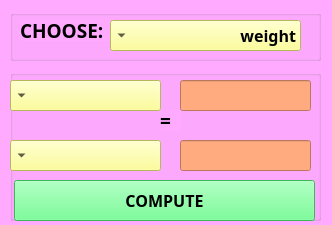
<?xml version="1.0" encoding="UTF-8"?>
<ui version="4.0">
 <class>mainWindow</class>
 <widget class="QMainWindow" name="mainWindow">
  <property name="geometry">
   <rect>
    <x>0</x>
    <y>0</y>
    <width>332</width>
    <height>225</height>
   </rect>
  </property>
  <property name="minimumSize">
   <size>
    <width>332</width>
    <height>225</height>
   </size>
  </property>
  <property name="maximumSize">
   <size>
    <width>332</width>
    <height>225</height>
   </size>
  </property>
  <property name="windowTitle">
   <string>Unit Converter</string>
  </property>
  <property name="styleSheet">
   <string notr="true">background-color : rgb(255, 170, 255)</string>
  </property>
  <widget class="QWidget" name="centralwidget">
   <widget class="QGroupBox" name="groupBox">
    <property name="geometry">
     <rect>
      <x>10</x>
      <y>10</y>
      <width>311</width>
      <height>51</height>
     </rect>
    </property>
    <property name="title">
     <string/>
    </property>
    <widget class="QLabel" name="label">
     <property name="geometry">
      <rect>
       <x>10</x>
       <y>10</y>
       <width>91</width>
       <height>21</height>
      </rect>
     </property>
     <property name="font">
      <font>
       <family>Yekan Bakh FaNum</family>
       <pointsize>14</pointsize>
       <bold>true</bold>
      </font>
     </property>
     <property name="text">
      <string>CHOOSE: </string>
     </property>
    </widget>
    <widget class="QComboBox" name="combo_units">
     <property name="geometry">
      <rect>
       <x>100</x>
       <y>10</y>
       <width>191</width>
       <height>31</height>
      </rect>
     </property>
     <property name="font">
      <font>
       <family>Yekan Bakh FaNum</family>
       <pointsize>12</pointsize>
       <bold>true</bold>
      </font>
     </property>
     <property name="layoutDirection">
      <enum>Qt::RightToLeft</enum>
     </property>
     <property name="styleSheet">
      <string notr="true">background-color : rgb(255, 255, 127)</string>
     </property>
     <item>
      <property name="text">
       <string>weight</string>
      </property>
     </item>
     <item>
      <property name="text">
       <string>length</string>
      </property>
     </item>
     <item>
      <property name="text">
       <string>temperature</string>
      </property>
     </item>
     <item>
      <property name="text">
       <string>digital volume</string>
      </property>
     </item>
    </widget>
   </widget>
   <widget class="QGroupBox" name="groupBox_2">
    <property name="geometry">
     <rect>
      <x>10</x>
      <y>70</y>
      <width>311</width>
      <height>151</height>
     </rect>
    </property>
    <property name="title">
     <string/>
    </property>
    <widget class="QComboBox" name="combo_from">
     <property name="geometry">
      <rect>
       <x>0</x>
       <y>10</y>
       <width>151</width>
       <height>31</height>
      </rect>
     </property>
     <property name="font">
      <font>
       <family>Yekan Bakh FaNum</family>
       <pointsize>12</pointsize>
       <bold>true</bold>
      </font>
     </property>
     <property name="layoutDirection">
      <enum>Qt::RightToLeft</enum>
     </property>
     <property name="styleSheet">
      <string notr="true">background-color : rgb(255, 255, 127)</string>
     </property>
    </widget>
    <widget class="QComboBox" name="combo_to">
     <property name="geometry">
      <rect>
       <x>0</x>
       <y>70</y>
       <width>151</width>
       <height>31</height>
      </rect>
     </property>
     <property name="font">
      <font>
       <family>Yekan Bakh FaNum</family>
       <pointsize>12</pointsize>
       <bold>true</bold>
      </font>
     </property>
     <property name="layoutDirection">
      <enum>Qt::RightToLeft</enum>
     </property>
     <property name="styleSheet">
      <string notr="true">background-color : rgb(255, 255, 127)</string>
     </property>
    </widget>
    <widget class="QPushButton" name="cal">
     <property name="geometry">
      <rect>
       <x>4</x>
       <y>110</y>
       <width>301</width>
       <height>41</height>
      </rect>
     </property>
     <property name="font">
      <font>
       <family>Yekan Bakh FaNum</family>
       <pointsize>12</pointsize>
       <bold>true</bold>
      </font>
     </property>
     <property name="styleSheet">
      <string notr="true">background-color : rgb(85, 255, 127)</string>
     </property>
     <property name="text">
      <string>COMPUTE</string>
     </property>
    </widget>
    <widget class="QLabel" name="label_2">
     <property name="geometry">
      <rect>
       <x>150</x>
       <y>40</y>
       <width>21</width>
       <height>21</height>
      </rect>
     </property>
     <property name="font">
      <font>
       <family>Yekan Bakh FaNum</family>
       <pointsize>14</pointsize>
       <bold>true</bold>
      </font>
     </property>
     <property name="text">
      <string>=</string>
     </property>
    </widget>
    <widget class="QLineEdit" name="text_from">
     <property name="geometry">
      <rect>
       <x>170</x>
       <y>10</y>
       <width>131</width>
       <height>31</height>
      </rect>
     </property>
     <property name="font">
      <font>
       <family>Yekan Bakh FaNum</family>
       <pointsize>14</pointsize>
       <bold>true</bold>
      </font>
     </property>
     <property name="styleSheet">
      <string notr="true">background-color : rgb(255, 170, 127)</string>
     </property>
    </widget>
    <widget class="QLineEdit" name="text_to">
     <property name="enabled">
      <bool>false</bool>
     </property>
     <property name="geometry">
      <rect>
       <x>170</x>
       <y>70</y>
       <width>131</width>
       <height>31</height>
      </rect>
     </property>
     <property name="font">
      <font>
       <family>Yekan Bakh FaNum</family>
       <pointsize>14</pointsize>
       <bold>true</bold>
      </font>
     </property>
     <property name="styleSheet">
      <string notr="true">background-color : rgb(255, 170, 127)</string>
     </property>
     <property name="readOnly">
      <bool>true</bool>
     </property>
    </widget>
   </widget>
  </widget>
 </widget>
 <resources/>
 <connections/>
</ui>
